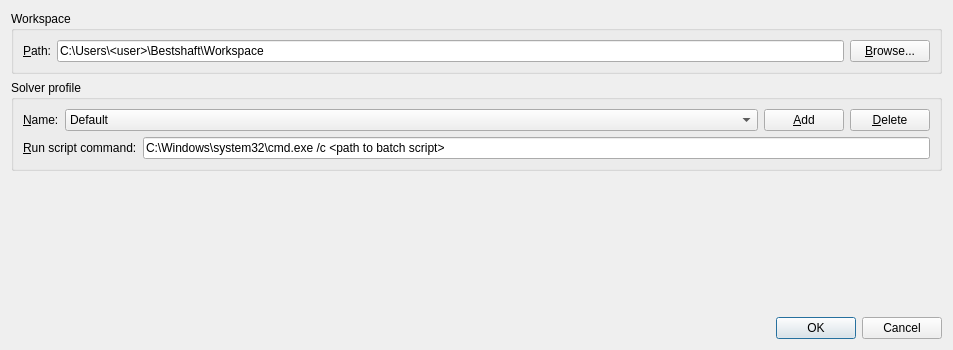
<?xml version="1.0" encoding="UTF-8"?>
<ui version="4.0">
 <class>SettingsDialog</class>
 <widget class="QDialog" name="SettingsDialog">
  <property name="geometry">
   <rect>
    <x>0</x>
    <y>0</y>
    <width>953</width>
    <height>350</height>
   </rect>
  </property>
  <property name="windowTitle">
   <string>Dialog</string>
  </property>
  <layout class="QVBoxLayout" name="verticalLayout">
   <item>
    <widget class="QGroupBox" name="groupBox_2">
     <property name="title">
      <string>Workspace</string>
     </property>
     <property name="flat">
      <bool>true</bool>
     </property>
     <layout class="QVBoxLayout" name="verticalLayout_3">
      <item>
       <layout class="QHBoxLayout" name="horizontalLayout">
        <item>
         <widget class="QLabel" name="label">
          <property name="text">
           <string>&amp;Path:</string>
          </property>
          <property name="buddy">
           <cstring>lineEdit</cstring>
          </property>
         </widget>
        </item>
        <item>
         <widget class="QLineEdit" name="lineEdit">
          <property name="text">
           <string>C:\Users\&lt;user&gt;\Bestshaft\Workspace</string>
          </property>
         </widget>
        </item>
        <item>
         <widget class="QPushButton" name="pushButton">
          <property name="text">
           <string>&amp;Browse...</string>
          </property>
         </widget>
        </item>
       </layout>
      </item>
     </layout>
    </widget>
   </item>
   <item>
    <widget class="QGroupBox" name="groupBox">
     <property name="title">
      <string>Solver profile</string>
     </property>
     <property name="flat">
      <bool>true</bool>
     </property>
     <layout class="QVBoxLayout" name="verticalLayout_2">
      <item>
       <layout class="QHBoxLayout" name="horizontalLayout_2">
        <item>
         <widget class="QLabel" name="label_2">
          <property name="text">
           <string>&amp;Name:</string>
          </property>
          <property name="buddy">
           <cstring>comboBox</cstring>
          </property>
         </widget>
        </item>
        <item>
         <widget class="QComboBox" name="comboBox">
          <property name="sizePolicy">
           <sizepolicy hsizetype="MinimumExpanding" vsizetype="Fixed">
            <horstretch>0</horstretch>
            <verstretch>0</verstretch>
           </sizepolicy>
          </property>
          <item>
           <property name="text">
            <string>Default</string>
           </property>
          </item>
         </widget>
        </item>
        <item>
         <widget class="QPushButton" name="pushButton_2">
          <property name="text">
           <string>&amp;Add</string>
          </property>
         </widget>
        </item>
        <item>
         <widget class="QPushButton" name="pushButton_3">
          <property name="text">
           <string>&amp;Delete</string>
          </property>
         </widget>
        </item>
       </layout>
      </item>
      <item>
       <layout class="QHBoxLayout" name="horizontalLayout_3">
        <item>
         <widget class="QLabel" name="label_3">
          <property name="text">
           <string>&amp;Run script command:</string>
          </property>
          <property name="buddy">
           <cstring>lineEdit_2</cstring>
          </property>
         </widget>
        </item>
        <item>
         <widget class="QLineEdit" name="lineEdit_2">
          <property name="text">
           <string>C:\Windows\system32\cmd.exe /c &lt;path to batch script&gt;</string>
          </property>
         </widget>
        </item>
       </layout>
      </item>
     </layout>
    </widget>
   </item>
   <item>
    <spacer name="verticalSpacer">
     <property name="orientation">
      <enum>Qt::Vertical</enum>
     </property>
     <property name="sizeHint" stdset="0">
      <size>
       <width>20</width>
       <height>40</height>
      </size>
     </property>
    </spacer>
   </item>
   <item>
    <widget class="QDialogButtonBox" name="buttonBox">
     <property name="orientation">
      <enum>Qt::Horizontal</enum>
     </property>
     <property name="standardButtons">
      <set>QDialogButtonBox::Cancel|QDialogButtonBox::Ok</set>
     </property>
    </widget>
   </item>
  </layout>
 </widget>
 <resources/>
 <connections>
  <connection>
   <sender>buttonBox</sender>
   <signal>accepted()</signal>
   <receiver>SettingsDialog</receiver>
   <slot>accept()</slot>
   <hints>
    <hint type="sourcelabel">
     <x>248</x>
     <y>254</y>
    </hint>
    <hint type="destinationlabel">
     <x>157</x>
     <y>274</y>
    </hint>
   </hints>
  </connection>
  <connection>
   <sender>buttonBox</sender>
   <signal>rejected()</signal>
   <receiver>SettingsDialog</receiver>
   <slot>reject()</slot>
   <hints>
    <hint type="sourcelabel">
     <x>316</x>
     <y>260</y>
    </hint>
    <hint type="destinationlabel">
     <x>286</x>
     <y>274</y>
    </hint>
   </hints>
  </connection>
 </connections>
</ui>
